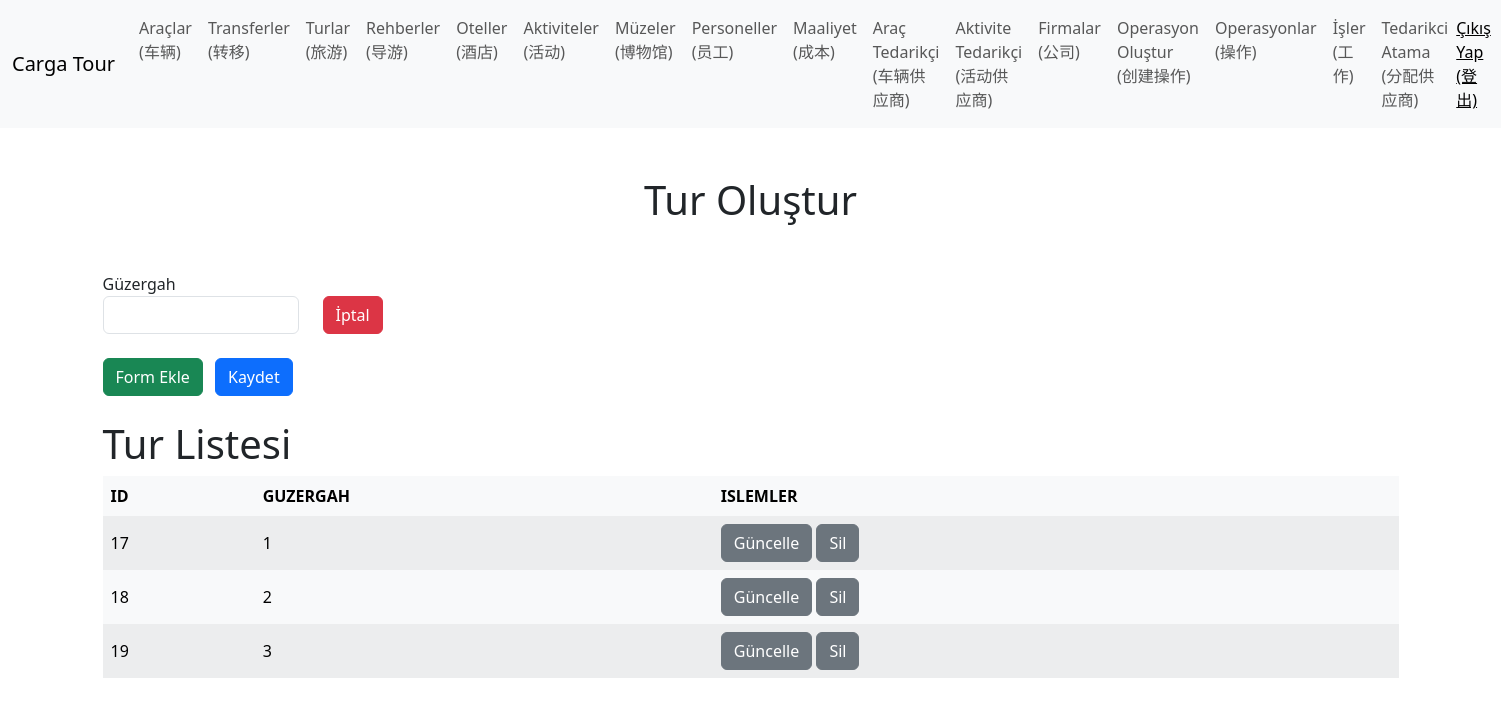
Screenshot of /tour/ (signed in) with the database file from the repository.
### TourManager/models.py (models this page shows, shortened)
class Tour(models.Model):
    company=models.ForeignKey(Sirket, verbose_name="Sirket", on_delete=models.CASCADE)
    route = models.CharField(verbose_name="Güzergah", max_length=155)

### TourManager/views.py (the view)
# urls.py: path('tour/', tour, name='tour'),
def tour(request):
    requestPersonel = Personel.objects.get(user = request.user)
    sirket = requestPersonel.company
    context={
        'title' : 'Tur',
        'createtitle' : 'Tur Oluştur',
        'listTitle' : 'Tur Listesi',
        'createUrl' : 'create_tour',
        'deleteUrl' : 'delete_tour',
        'form' : TourForm(),
        'tours' : Tour.objects.filter(company = sirket)
    }
    return render(request, 'tour/tour.html', context)

### TourManager/forms.py
class TourForm(forms.ModelForm):
    class Meta:
        model = Tour
        fields = ['route',]
        widgets = {
            'route': forms.TextInput(attrs={'class': 'form-control'}),
        }

### TourManager/templates/tour/tour.html
{% extends "tour/base.html" %}
{% block content %}
<h1 class="text-center my-5">{{ createtitle }}</h1>
<div id="forms">
    {% include 'tour/partials/tour-form.html' %}
</div>
<button class="btn btn-success my-4 me-2" hx-get="{% url createUrl %}" hx-target="#forms" hx-swap="beforeend">Form Ekle</button>
<button type="button" class="btn btn-primary my-4"  id="submit-all">Kaydet</button>
<h1> {{ listTitle }}</h1>
<div style="overflow-x: auto;">
<table class="table table-striped table-hover table-borderless table-light align-middle">
    <thead>
        <tr>
            <th>ID</th>
            <th>GUZERGAH</th>
            <th>ISLEMLER</th>
        </tr>
    </thead>
    <tbody id="tour-list">
        {% for tour in tours %}
            {% include "tour/partials/tour-list.html" %}
        {% endfor %}
    </tbody>
</table>
</div>
{% endblock content %}

### TourManager/templates/tour/partials/tour-list.html
<tr id="tour-{{ tour.id }}"  hx-swap="outerHTML swap:.5s" target="this">
    <td>{{ tour.id }}</td>
    <td>{{ tour.route }}</td>
    <td>
        <button class="btn btn-secondary" hx-get="{% url 'edit_tour' tour.id %}" hx-target="#tour-{{ tour.id }}" hx-swap="outerHTML swap:.5s">
            Güncelle
        </button>
        <button class="btn btn-secondary" hx-delete="{% url 'delete_tour' tour.id %}" hx-confirm="Silmek istediğine emin misin?" hx-target="#tour-{{ tour.id }}">Sil</button>
    </td>
</tr>

### rows the page displays
Tour: id "17", route "1"
Tour: id "18", route "2"
Tour: id "19", route "3"

### other values shown
{{ createtitle }} "Tur Oluştur"
{{ listTitle }} "Tur Listesi"
